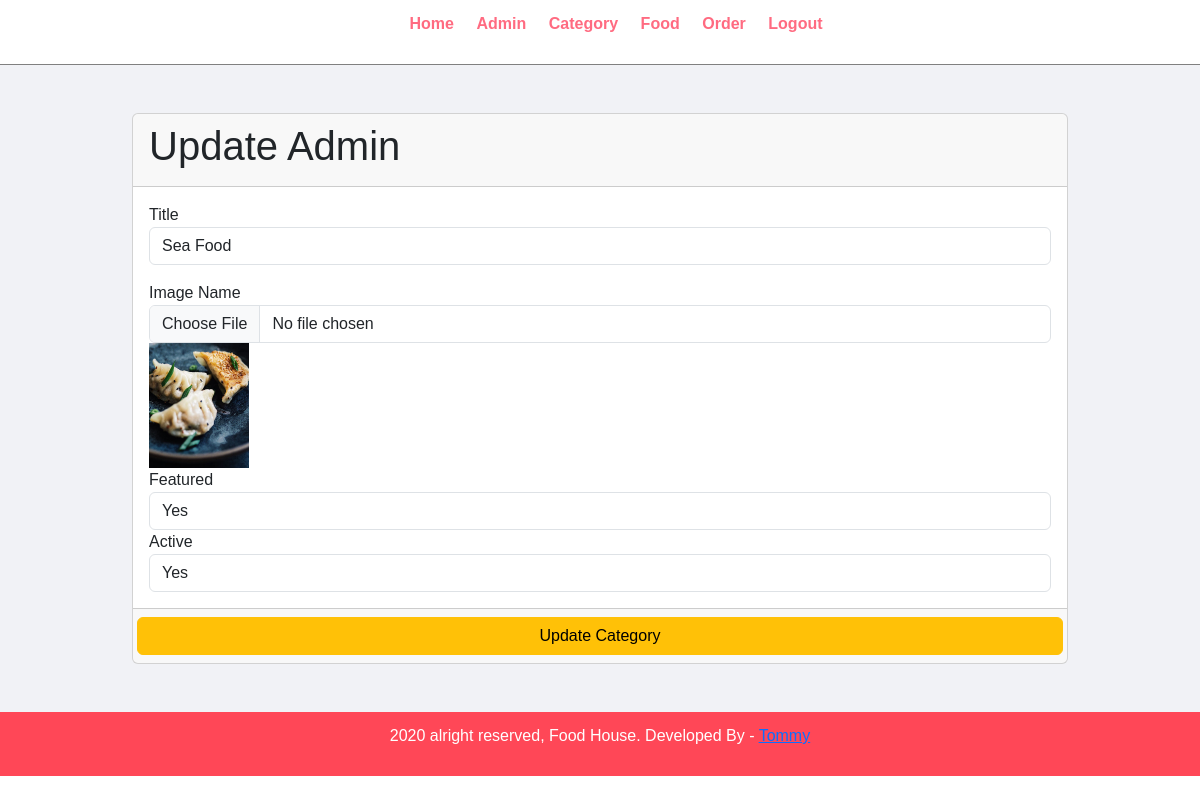
The page /admin/update-category.php?id=1 (signed in) on the database its author committed.
### tables this page shows
CREATE TABLE `tbl_category` (
  `id` int(11) NOT NULL,
  `title` varchar(255) NOT NULL,
  `image_name` varchar(100) NOT NULL,
  `featured` varchar(100) NOT NULL,
  `active` varchar(100) NOT NULL
);

### admin/update-category.php (the view, shortened to what this page needs)
<?php
include 'partials/menu.php';
?>
<?php
$stmt = $pdo->prepare("SELECT * FROM tbl_category WHERE id=".$_GET['id']);
$stmt->execute();
$data = $stmt->fetch(PDO::FETCH_ASSOC);
?>
    <div class="main-content">
      <div class="wrapper">
        <div class="card">
          <div class="card-header">
            <h1>Update Admin</h1>
          </div>
          <form action="" method="post" autocomplete="off" enctype="multipart/form-data">
          <div class="card-body">
            <label>Title</label>
            <input type="text" name="title" class="form-control" placeholder="Enter Your Title" required value="<?php echo $data['title']; ?>">
            <label>Image Name</label>
            <input type="file" name="image" class="form-control">
            <img src="image/<?php echo $data['image_name'] ?>" alt="" width="100" height="100%">
            <br>
            <label>Featured</label>
            <select class="form-control" name="featured">
              <option value="yes" <?php if($data['featured'] == 'yes'){echo "selected";} ?>>Yes</option>
            </select>
            <label>Active</label>
            <select class="form-control" name="active">
              <option value="yes" <?php if($data['active'] == 'yes'){echo "selected";} ?>>Yes</option>
            </select>
          </div>
          <div class="card-footer">
            <div class="row">
              <button type="submit" class="btn btn-warning">Update Category</button>
            </div>
          </div>
        </form>
        </div>
        </div>
      </div>
    <?php
    include 'partials/footer.php';
    ?>

### rows shown on the page
tbl_category: title "Sea Food", image_name (picture), featured "Yes", active "Yes"
